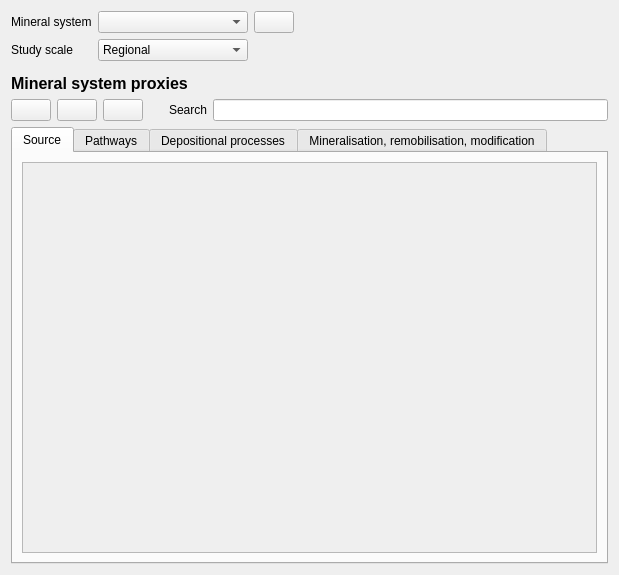
<?xml version="1.0" encoding="UTF-8"?>
<ui version="4.0">
 <class>proxy_view</class>
 <widget class="QWidget" name="proxy_view">
  <property name="geometry">
   <rect>
    <x>0</x>
    <y>0</y>
    <width>619</width>
    <height>575</height>
   </rect>
  </property>
  <property name="windowTitle">
   <string>Form</string>
  </property>
  <layout class="QVBoxLayout" name="verticalLayout">
   <item>
    <layout class="QHBoxLayout" name="horizontalLayout">
     <item>
      <layout class="QGridLayout" name="gridLayout">
       <item row="0" column="1">
        <widget class="QComboBox" name="mineral_system_selection">
         <property name="minimumSize">
          <size>
           <width>150</width>
           <height>0</height>
          </size>
         </property>
        </widget>
       </item>
       <item row="1" column="0">
        <widget class="QLabel" name="scale_selection_label">
         <property name="text">
          <string>Study scale</string>
         </property>
        </widget>
       </item>
       <item row="0" column="0">
        <widget class="QLabel" name="mineral_system_selection_label">
         <property name="text">
          <string>Mineral system</string>
         </property>
        </widget>
       </item>
       <item row="1" column="1">
        <widget class="QComboBox" name="scale_selection">
         <property name="minimumSize">
          <size>
           <width>150</width>
           <height>0</height>
          </size>
         </property>
         <property name="toolTip">
          <string/>
         </property>
         <item>
          <property name="text">
           <string>Regional</string>
          </property>
         </item>
         <item>
          <property name="text">
           <string>Camp</string>
          </property>
         </item>
         <item>
          <property name="text">
           <string>Deposit</string>
          </property>
         </item>
        </widget>
       </item>
       <item row="0" column="2">
        <widget class="QPushButton" name="mineral_system_conf_btn">
         <property name="text">
          <string/>
         </property>
        </widget>
       </item>
      </layout>
     </item>
     <item>
      <spacer name="horizontalSpacer">
       <property name="orientation">
        <enum>Qt::Horizontal</enum>
       </property>
       <property name="sizeHint" stdset="0">
        <size>
         <width>40</width>
         <height>20</height>
        </size>
       </property>
      </spacer>
     </item>
    </layout>
   </item>
   <item>
    <spacer name="verticalSpacer_5">
     <property name="orientation">
      <enum>Qt::Vertical</enum>
     </property>
     <property name="sizeType">
      <enum>QSizePolicy::Fixed</enum>
     </property>
     <property name="sizeHint" stdset="0">
      <size>
       <width>20</width>
       <height>7</height>
      </size>
     </property>
    </spacer>
   </item>
   <item>
    <widget class="QLabel" name="label">
     <property name="font">
      <font>
       <pointsize>12</pointsize>
       <weight>75</weight>
       <italic>false</italic>
       <bold>true</bold>
      </font>
     </property>
     <property name="text">
      <string>Mineral system proxies</string>
     </property>
    </widget>
   </item>
   <item>
    <layout class="QHBoxLayout" name="horizontalLayout_3">
     <item>
      <widget class="QPushButton" name="add_proxy_btn">
       <property name="text">
        <string/>
       </property>
      </widget>
     </item>
     <item>
      <widget class="QPushButton" name="edit_proxy_btn">
       <property name="text">
        <string/>
       </property>
      </widget>
     </item>
     <item>
      <widget class="QPushButton" name="delete_proxy_btn">
       <property name="text">
        <string/>
       </property>
      </widget>
     </item>
     <item>
      <layout class="QHBoxLayout" name="horizontalLayout_2">
       <item>
        <spacer name="horizontalSpacer_2">
         <property name="orientation">
          <enum>Qt::Horizontal</enum>
         </property>
         <property name="sizeType">
          <enum>QSizePolicy::Preferred</enum>
         </property>
         <property name="sizeHint" stdset="0">
          <size>
           <width>20</width>
           <height>20</height>
          </size>
         </property>
        </spacer>
       </item>
       <item>
        <widget class="QLabel" name="search_label">
         <property name="text">
          <string>Search</string>
         </property>
        </widget>
       </item>
       <item>
        <widget class="QLineEdit" name="search_bar"/>
       </item>
      </layout>
     </item>
    </layout>
   </item>
   <item>
    <layout class="QHBoxLayout" name="tabs_layout">
     <item>
      <widget class="QTabWidget" name="component_tabs">
       <property name="styleSheet">
        <string notr="true"/>
       </property>
       <property name="currentIndex">
        <number>0</number>
       </property>
       <widget class="QWidget" name="source_tab">
        <attribute name="title">
         <string>Source</string>
        </attribute>
        <layout class="QVBoxLayout" name="verticalLayout_9">
         <item>
          <widget class="QScrollArea" name="scrollArea">
           <property name="widgetResizable">
            <bool>true</bool>
           </property>
           <widget class="QWidget" name="scrollAreaWidgetContents">
            <property name="geometry">
             <rect>
              <x>0</x>
              <y>0</y>
              <width>575</width>
              <height>365</height>
             </rect>
            </property>
            <layout class="QVBoxLayout" name="verticalLayout_8">
             <item>
              <layout class="QGridLayout" name="source_grid_layout"/>
             </item>
             <item>
              <spacer name="verticalSpacer">
               <property name="orientation">
                <enum>Qt::Vertical</enum>
               </property>
               <property name="sizeHint" stdset="0">
                <size>
                 <width>20</width>
                 <height>1</height>
                </size>
               </property>
              </spacer>
             </item>
            </layout>
           </widget>
          </widget>
         </item>
        </layout>
       </widget>
       <widget class="QWidget" name="pathway_tab">
        <attribute name="title">
         <string>Pathways</string>
        </attribute>
        <layout class="QVBoxLayout" name="verticalLayout_7">
         <item>
          <widget class="QScrollArea" name="scrollArea_2">
           <property name="widgetResizable">
            <bool>true</bool>
           </property>
           <widget class="QWidget" name="scrollAreaWidgetContents_2">
            <property name="geometry">
             <rect>
              <x>0</x>
              <y>0</y>
              <width>575</width>
              <height>365</height>
             </rect>
            </property>
            <layout class="QVBoxLayout" name="verticalLayout_6">
             <item>
              <layout class="QGridLayout" name="pathway_grid_layout"/>
             </item>
             <item>
              <spacer name="verticalSpacer_2">
               <property name="orientation">
                <enum>Qt::Vertical</enum>
               </property>
               <property name="sizeHint" stdset="0">
                <size>
                 <width>20</width>
                 <height>5</height>
                </size>
               </property>
              </spacer>
             </item>
            </layout>
           </widget>
          </widget>
         </item>
        </layout>
       </widget>
       <widget class="QWidget" name="depositional_tab">
        <attribute name="title">
         <string>Depositional processes</string>
        </attribute>
        <layout class="QVBoxLayout" name="verticalLayout_5">
         <item>
          <widget class="QScrollArea" name="scrollArea_3">
           <property name="widgetResizable">
            <bool>true</bool>
           </property>
           <widget class="QWidget" name="scrollAreaWidgetContents_3">
            <property name="geometry">
             <rect>
              <x>0</x>
              <y>0</y>
              <width>575</width>
              <height>365</height>
             </rect>
            </property>
            <layout class="QVBoxLayout" name="verticalLayout_4">
             <item>
              <layout class="QGridLayout" name="depositional_grid_layout"/>
             </item>
             <item>
              <spacer name="verticalSpacer_3">
               <property name="orientation">
                <enum>Qt::Vertical</enum>
               </property>
               <property name="sizeHint" stdset="0">
                <size>
                 <width>20</width>
                 <height>5</height>
                </size>
               </property>
              </spacer>
             </item>
            </layout>
           </widget>
          </widget>
         </item>
        </layout>
       </widget>
       <widget class="QWidget" name="mineralisation_tab">
        <attribute name="title">
         <string>Mineralisation, remobilisation, modification</string>
        </attribute>
        <layout class="QVBoxLayout" name="verticalLayout_3">
         <item>
          <widget class="QScrollArea" name="scrollArea_7">
           <property name="widgetResizable">
            <bool>true</bool>
           </property>
           <widget class="QWidget" name="scrollAreaWidgetContents_7">
            <property name="geometry">
             <rect>
              <x>0</x>
              <y>0</y>
              <width>575</width>
              <height>365</height>
             </rect>
            </property>
            <layout class="QVBoxLayout" name="verticalLayout_2">
             <item>
              <layout class="QGridLayout" name="mineralisation_grid_layout"/>
             </item>
             <item>
              <spacer name="verticalSpacer_4">
               <property name="orientation">
                <enum>Qt::Vertical</enum>
               </property>
               <property name="sizeHint" stdset="0">
                <size>
                 <width>20</width>
                 <height>5</height>
                </size>
               </property>
              </spacer>
             </item>
            </layout>
           </widget>
          </widget>
         </item>
        </layout>
       </widget>
      </widget>
     </item>
    </layout>
   </item>
  </layout>
 </widget>
 <resources/>
 <connections/>
</ui>
